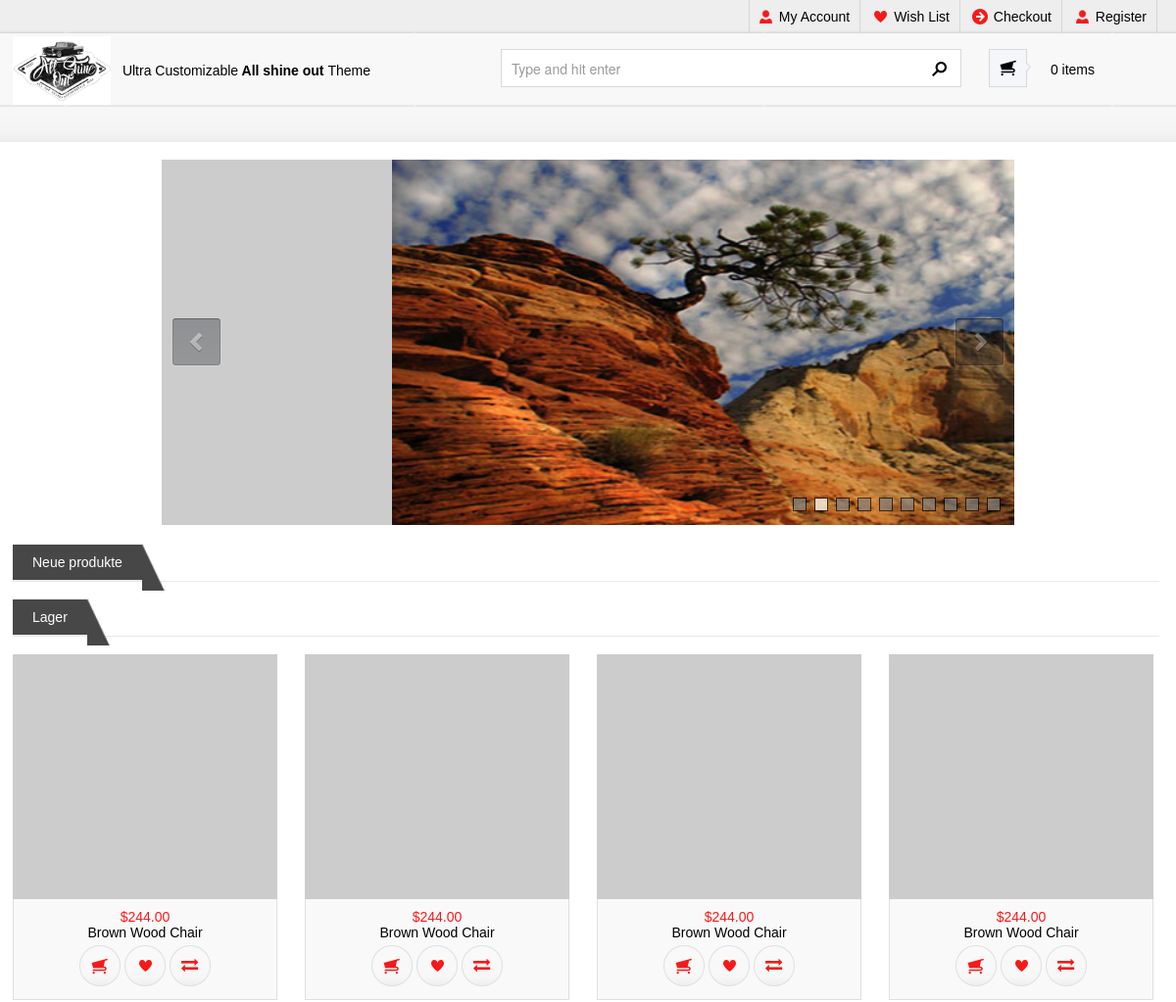
Before: / (upper part) with the older database file.
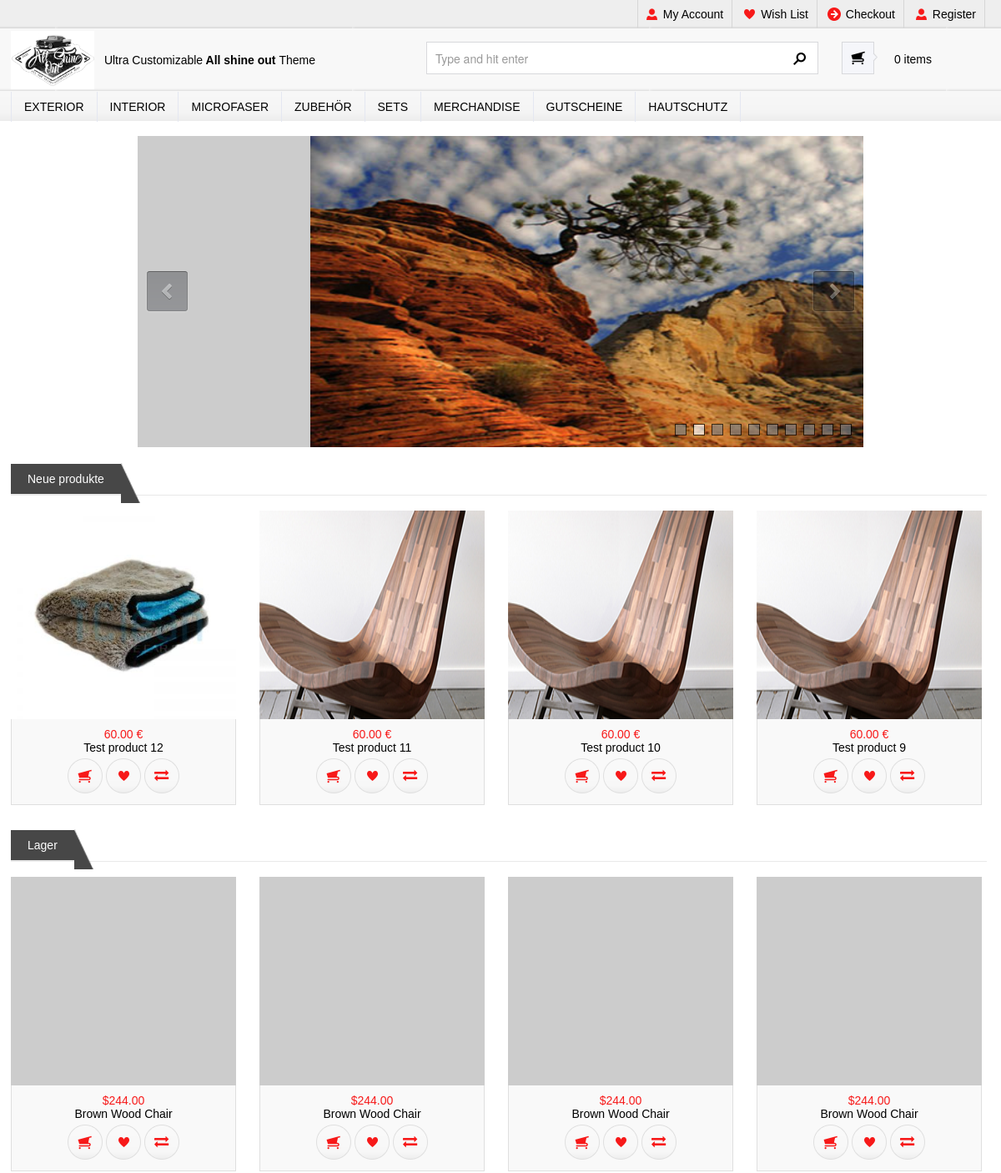
After: the same page with the newer database file.
### tables this page shows
CREATE TABLE IF NOT EXISTS `navigation` (
  `ID` int(10) unsigned NOT NULL AUTO_INCREMENT,
  `name` varchar(250) NOT NULL,
  `link` varchar(250) NOT NULL,
  `sort` int(10) unsigned NOT NULL,
  `parent` int(11) NOT NULL DEFAULT '0',
  `subparent` tinyint(1) NOT NULL DEFAULT '0',
  `id_parent` int(11) NOT NULL DEFAULT '0',
  `id_subparent` int(11) NOT NULL DEFAULT '0',
  PRIMARY KEY (`ID`)
);

CREATE TABLE IF NOT EXISTS `images` (
  `ID` int(10) unsigned NOT NULL AUTO_INCREMENT,
  `product_id` int(11) NOT NULL,
  `image_name` varchar(250) NOT NULL,
  PRIMARY KEY (`ID`)
);

CREATE TABLE IF NOT EXISTS `products` (
  `ID` int(10) unsigned NOT NULL AUTO_INCREMENT,
  `product_name` varchar(250) NOT NULL,
  `product_description` text NOT NULL,
  `product_price` decimal(20,2) NOT NULL,
  `product_category` int(11) NOT NULL,
  `product_subcategory` int(11) NOT NULL,
  `product_sub_subcategory` int(11) NOT NULL,
  PRIMARY KEY (`ID`)
);

### modules/products/controllers/productsModuleController.php (called while the page is built, shortened)
<?php
class productsModuleController extends baseController
{
    private $productsModel, $navigationModel;
    public function __construct() {
      $this->productsModel = $this->models['products'];
    }
    public function homePage(){
        $latestProducts =  $this->productsModel->getLatestProducts();
         foreach ($latestProducts as $product){
            $product->product_name_url = $this->url_friendly($product->product_name);
        }
        $this->template['latestProducts'] = $latestProducts;
        Loader::loadView("index","",false,$this->template);
    }
}

### controllers/homeController.php (called while the page is built, shortened)
<?php
class homeController extends frontendController{
    private $productsModel, $productsModuleController;
    public function __construct() {
      $this->productsModuleController = $this->modules['productsModule'];
    }
    public function index() {
        $this->productsModuleController->homePage();
    }
}

### libs/init.php (called while the page is built, shortened)
<?php
require_once "Loader.php";
include_once realpath("controllers/baseController.php");
include_once realpath("models/baseModel.php");
$route = new Router($_GET['rt']);
$controller=$route->getController();
$method=$route->getMethod();
$params = $route->getParams();
Loader::loadController($controller,$method,$params);

### index.php (called while the page is built, shortened)
<?php
require_once 'libs/init.php';

### models/baseModel.php (called while the page is built, shortened)
<?php
abstract class baseModel
{
    private static $instance=NULL;
    public $db;
    protected $orderBy;
    protected $limit;
    protected $join;
    public function __construct()
    {
        $this->db=self::dbInstance();
    }
    public static function dbInstance()
    {
        global $config;
       if(self::$instance===NULL)
        {
            self::$instance = new PDO("mysql:host={$config['db']['host']};dbname={$config['db']['dbname']}", "{$config['db']['username']}", "{$config['db']['password']}", array(PDO::MYSQL_ATTR_INIT_COMMAND => "SET NAMES 'utf8'"));
            self::$instance-> setAttribute(PDO::ATTR_ERRMODE, PDO::ERRMODE_EXCEPTION);
        }
        return self::$instance;
    }
    public function getAll($fields = "*", $filter = "") {
        $query = "SELECT " . $fields . " FROM " . static::$table;
        if($filter != '')
            $query .= " " . $filter;
        try {
            $res = $this->db->query($query);
            $data =  $res->fetchAll(PDO::FETCH_CLASS, get_called_class());
            return $data;
        } catch (PDOException $e) {
            echo $e->getMessage();
            return false;
        }
    }
    public function join() {
        $fields = isset($this->select) ? $this->select : "*";
        $join_table = $this->join;
        $query = "SELECT " . $fields . " FROM " . static::$table;
        foreach($join_table as $table){
            $join = (array_key_exists("join",$table)) ? $table['join'] : "INNER";
            $query .=" ".$join." JOIN " . $table['table'] . " ON " . $table['relation'];
          }
        if (isset($this->orderBy))
             $query .= " ORDER BY " . $this->orderBy;
        if (isset($this->limit))
            $query .= " LIMIT " . $this->limit;
         try {
            $res = $this->db->query($query);
            $data = $res->fetchAll(PDO::FETCH_CLASS, "stdClass");
            return $data;
        } catch (PDOException $e) {
            echo $e->getMessage();
            return false;
        }
    }
}

### controllers/baseController.php (called while the page is built, shortened)
<?php
abstract class baseController implements base
{
    public function url_friendly($string)
    {
     $urlHelper = new UrlHelper();
     return str_replace(" ","_",$urlHelper->remove_accents($string));
    }
}

### classes/UrlHelper.php (called while the page is built, shortened)
<?php
class UrlHelper {
    public function remove_accents($string) {
        if (!preg_match('/[\x80-\xff]/', $string))
            return $string;
        if ($this->seems_utf8($string)) {
            $string = strtr($string, $chars);
        }
        return $string;
    }
     private function seems_utf8($str) {
        $length = strlen($str);
        for ($i = 0; $i < $length; $i++) {
            $c = ord($str[$i]);
            if ($c < 0x80)
                $n = 0;
            elseif (($c & 0xE0) == 0xC0)
                $n = 1;
            elseif (($c & 0xF0) == 0xE0)
                $n = 2;
            elseif (($c & 0xF8) == 0xF0)
                $n = 3;
            elseif (($c & 0xFC) == 0xF8)
                $n = 4;
            elseif (($c & 0xFE) == 0xFC)
                $n = 5;
            else
                return false;
            for ($j = 0; $j < $n; $j++) {
                if (( ++$i == $length) || ((ord($str[$i]) & 0xC0) != 0x80))
                    return false;
            }
        }
        return true;
    }
}

### modules/products/models/productsModel.php (called while the page is built, shortened)
<?php
class productsModel extends baseModel{
    public function getLatestProducts(){
        $this->join = array(
            array("table"=>"images","relation"=>"products.ID = images.product_id")
        );
        $this->limit = _NEW_PRODUCT_HOME_PAGE;
        $this->orderBy = "products.ID DESC";
        $product_array = $this->join();
        return $product_array;
    }
}

### views/indexView.php (the view, shortened to what the rows shown need)
<div class="product_wrap">
     <div class="container">
         <div class="row heading-wrap">
             <div class="span12 heading">
                 <h2>Neue produkte <span></span></h2>
             </div>
         </div>
         <div class="row">
              <?php foreach($latestProducts as $product){?>
                     <div class="span3 product">
                         <div>
                             <figure>
                                 <a href="#"><img src="<?=_WEB_PATH?>views/images/products_gallery/thumbnail/<?=$product->image_name?>" alt=""></a>
                             </figure>
                             <div class="detail">
                                 <span><?=$product->product_price?> €</span>
                                 <a href="<?=_WEB_PATH?>products/singleProduct/<?=$product->ID?>/<?=$product->product_name_url?>"><h4><?=$product->product_name?></h4></a>
                                 <div class="icon">
                                     <a href="#" class="add-to-cart one tooltip" data-id="<?=$product->ID?>" data-price="<?=$product->product_price?>" data-name="<?=$product->product_name?>" data-img="<?=$product->image_name?>" data-quantity="1" title="Add to wish list"></a>
                                     <a href="#" class="two tooltip " title="Add to cart"></a>
                                     <a href="#" class="three tooltip" title="Add to compare"></a>
                                 </div>
                             </div>
                         </div>
                     </div>
                 <?php } ?>
         </div>
             <div class="row heading-wrap">
                 <div class="span12 heading">
                     <h2>Lager <span></span></h2>
                 </div>
             </div>
     </div>
 </div>

### classes/Navigation.php (shortened to what the rows shown need)
<?php
class Navigation extends baseController{
    public function renderNav() {
            $navigationModel = $this->models['navigation'];
            $parents = $navigationModel->getAll('*', 'WHERE parent = 1');
            $string = '';
             foreach($parents as $parent){
                 $string .="<li>
                <a href='"._WEB_PATH."products/allProductsByCategory/".$parent->ID."/1/".$this->url_friendly($parent->name)."'>{$parent->name}</a>";
                 $children = $navigationModel->getAll('*', 'WHERE id_parent ='.$parent->ID);
                 if(count($children) > 0){
                   $string .='<ul class="clearfix sub-menu menu-three">';
                   $string .='<li class="clearfix">';
                   $string .='<div class="links">';
                   $i = 0;
                   foreach ($children as $child){
                    if($i%7 == 0) $string .='<p>';
                       if($child->id_subparent > 0){
                           $string .='<a href="'._WEB_PATH."products/allProductsSubCatChild/".$child->ID."/".$child->id_subparent."/".$child->id_parent."/1/".$this->url_friendly($child->name).'" style="text-transform: capitalize;"> >'. $child->name.'</a>';
                       }else
                            $string .="<a href='"._WEB_PATH."products/allProductsBySubCategory/".$child->ID."/".$child->id_parent."/1/".$this->url_friendly($child->name)."'>".$child->name."</a>";
                       $i++;
                   }
                   $string .='</div>';
                   $string .='</li></ul>';
                }
                $string .="</li>";
             }
             return $string;
        }
}

Changed rows visible on the page:
added navigation: name "EXTERIOR"
added navigation: name "INTERIOR"
added navigation: name "MICROFASER"
added navigation: name "ZUBEHÖR"
added navigation: name "SETS"
added navigation: name "MERCHANDISE"
added navigation: name "GUTSCHEINE"
added navigation: name "HAUTSCHUTZ"
now on this page (row unchanged): images: image_name (picture), product.product_price "60.00", product.product_name "Test product 12"
now on this page (row unchanged): images: image_name (picture), product.product_price "60.00", product.product_name "Test product 11"
now on this page (row unchanged): images: image_name (picture), product.product_price "60.00", product.product_name "Test product 10"
now on this page (row unchanged): images: image_name (picture), product.product_price "60.00", product.product_name "Test product 9"
